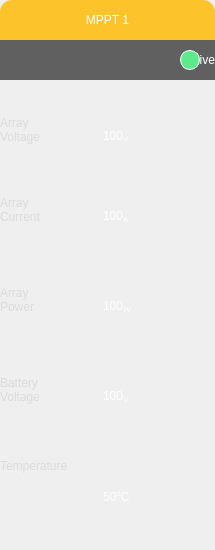
      <widget class="QWidget" name="mppt1" native="true">
       <property name="sizePolicy">
        <sizepolicy hsizetype="Fixed" vsizetype="Fixed">
         <horstretch>0</horstretch>
         <verstretch>0</verstretch>
        </sizepolicy>
       </property>
       <property name="minimumSize">
        <size>
         <width>215</width>
         <height>550</height>
        </size>
       </property>
       <property name="maximumSize">
        <size>
         <width>215</width>
         <height>550</height>
        </size>
       </property>
       <property name="styleSheet">
        <string notr="true">QWidget#mppt1{
border-radius:12px;
background-color:rgba(45, 45, 45,150);
}</string>
       </property>
       <widget class="QLabel" name="mppt1Header">
        <property name="geometry">
         <rect>
          <x>0</x>
          <y>0</y>
          <width>215</width>
          <height>40</height>
         </rect>
        </property>
        <property name="sizePolicy">
         <sizepolicy hsizetype="Fixed" vsizetype="Fixed">
          <horstretch>0</horstretch>
          <verstretch>0</verstretch>
         </sizepolicy>
        </property>
        <property name="minimumSize">
         <size>
          <width>215</width>
          <height>40</height>
         </size>
        </property>
        <property name="maximumSize">
         <size>
          <width>215</width>
          <height>40</height>
         </size>
        </property>
        <property name="styleSheet">
         <string notr="true">QLabel#mppt1Header{
font: 20pt &quot;Arial&quot;;
color:white;
border-top-left-radius:12px;
border-top-right-radius:12px;
background-color:rgba(255, 187, 0, 210);
}</string>
        </property>
        <property name="text">
         <string>MPPT 1</string>
        </property>
        <property name="alignment">
         <set>Qt::AlignCenter</set>
        </property>
       </widget>
       <widget class="QLabel" name="mppt1AliveLabel">
        <property name="geometry">
         <rect>
          <x>0</x>
          <y>40</y>
          <width>215</width>
          <height>40</height>
         </rect>
        </property>
        <property name="sizePolicy">
         <sizepolicy hsizetype="Fixed" vsizetype="Fixed">
          <horstretch>0</horstretch>
          <verstretch>0</verstretch>
         </sizepolicy>
        </property>
        <property name="minimumSize">
         <size>
          <width>215</width>
          <height>40</height>
         </size>
        </property>
        <property name="maximumSize">
         <size>
          <width>215</width>
          <height>40</height>
         </size>
        </property>
        <property name="styleSheet">
         <string notr="true">QLabel#mppt1AliveLabel{
font: 18pt &quot;Arial&quot;;
color:white;
background-color:rgba(56, 56, 56, 200);
}</string>
        </property>
        <property name="text">
         <string>Alive</string>
        </property>
        <property name="alignment">
         <set>Qt::AlignRight|Qt::AlignTrailing|Qt::AlignVCenter</set>
        </property>
        <property name="margin">
         <number>57</number>
        </property>
       </widget>
       <widget class="QLabel" name="mppt1ArrayVoltageLabel">
        <property name="geometry">
         <rect>
          <x>0</x>
          <y>90</y>
          <width>101</width>
          <height>80</height>
         </rect>
        </property>
        <property name="sizePolicy">
         <sizepolicy hsizetype="Fixed" vsizetype="Fixed">
          <horstretch>0</horstretch>
          <verstretch>0</verstretch>
         </sizepolicy>
        </property>
        <property name="minimumSize">
         <size>
          <width>101</width>
          <height>80</height>
         </size>
        </property>
        <property name="maximumSize">
         <size>
          <width>101</width>
          <height>80</height>
         </size>
        </property>
        <property name="styleSheet">
         <string notr="true">font:16pt &quot;Arial&quot;;
color:rgb(219, 219, 219);</string>
        </property>
        <property name="text">
         <string>Array
Voltage</string>
        </property>
        <property name="margin">
         <number>15</number>
        </property>
       </widget>
       <widget class="QLabel" name="mppt1ArrayCurrentLabel">
        <property name="geometry">
         <rect>
          <x>0</x>
          <y>170</y>
          <width>101</width>
          <height>80</height>
         </rect>
        </property>
        <property name="sizePolicy">
         <sizepolicy hsizetype="Fixed" vsizetype="Fixed">
          <horstretch>0</horstretch>
          <verstretch>0</verstretch>
         </sizepolicy>
        </property>
        <property name="minimumSize">
         <size>
          <width>101</width>
          <height>80</height>
         </size>
        </property>
        <property name="maximumSize">
         <size>
          <width>101</width>
          <height>80</height>
         </size>
        </property>
        <property name="styleSheet">
         <string notr="true">font:16pt &quot;Arial&quot;;
color:rgb(219, 219, 219);</string>
        </property>
        <property name="text">
         <string>Array
Current</string>
        </property>
        <property name="margin">
         <number>15</number>
        </property>
       </widget>
       <widget class="QLabel" name="mppt1ArrayPowerLabel">
        <property name="geometry">
         <rect>
          <x>0</x>
          <y>260</y>
          <width>101</width>
          <height>80</height>
         </rect>
        </property>
        <property name="sizePolicy">
         <sizepolicy hsizetype="Fixed" vsizetype="Fixed">
          <horstretch>0</horstretch>
          <verstretch>0</verstretch>
         </sizepolicy>
        </property>
        <property name="minimumSize">
         <size>
          <width>101</width>
          <height>80</height>
         </size>
        </property>
        <property name="maximumSize">
         <size>
          <width>101</width>
          <height>80</height>
         </size>
        </property>
        <property name="styleSheet">
         <string notr="true">font:16pt &quot;Arial&quot;;
color:rgb(219, 219, 219);</string>
        </property>
        <property name="text">
         <string>Array
Power</string>
        </property>
        <property name="margin">
         <number>15</number>
        </property>
       </widget>
       <widget class="QLabel" name="mppt1BatteryVoltageLabel">
        <property name="geometry">
         <rect>
          <x>0</x>
          <y>350</y>
          <width>101</width>
          <height>80</height>
         </rect>
        </property>
        <property name="sizePolicy">
         <sizepolicy hsizetype="Fixed" vsizetype="Fixed">
          <horstretch>0</horstretch>
          <verstretch>0</verstretch>
         </sizepolicy>
        </property>
        <property name="minimumSize">
         <size>
          <width>101</width>
          <height>80</height>
         </size>
        </property>
        <property name="maximumSize">
         <size>
          <width>101</width>
          <height>80</height>
         </size>
        </property>
        <property name="styleSheet">
         <string notr="true">font:16pt &quot;Arial&quot;;
color:rgb(219, 219, 219);</string>
        </property>
        <property name="text">
         <string>Battery
Voltage</string>
        </property>
        <property name="margin">
         <number>15</number>
        </property>
       </widget>
       <widget class="QLabel" name="mppt1TemperatureLabel">
        <property name="geometry">
         <rect>
          <x>0</x>
          <y>410</y>
          <width>150</width>
          <height>111</height>
         </rect>
        </property>
        <property name="minimumSize">
         <size>
          <width>150</width>
          <height>0</height>
         </size>
        </property>
        <property name="maximumSize">
         <size>
          <width>150</width>
          <height>16777215</height>
         </size>
        </property>
        <property name="styleSheet">
         <string notr="true">font:16pt &quot;Arial&quot;;
color:rgb(219, 219, 219);</string>
        </property>
        <property name="text">
         <string>Temperature</string>
        </property>
        <property name="margin">
         <number>15</number>
        </property>
       </widget>
       <widget class="QLabel" name="mppt1ArrayVoltage">
        <property name="geometry">
         <rect>
          <x>100</x>
          <y>100</y>
          <width>110</width>
          <height>80</height>
         </rect>
        </property>
        <property name="sizePolicy">
         <sizepolicy hsizetype="Fixed" vsizetype="Fixed">
          <horstretch>0</horstretch>
          <verstretch>0</verstretch>
         </sizepolicy>
        </property>
        <property name="minimumSize">
         <size>
          <width>110</width>
          <height>80</height>
         </size>
        </property>
        <property name="maximumSize">
         <size>
          <width>110</width>
          <height>80</height>
         </size>
        </property>
        <property name="styleSheet">
         <string notr="true">font:26pt &quot;Arial&quot;;
margin-bottom:7px;
color:white;</string>
        </property>
        <property name="text">
         <string>100&lt;sub&gt;V&lt;/Sub&gt;</string>
        </property>
        <property name="textFormat">
         <enum>Qt::AutoText</enum>
        </property>
        <property name="alignment">
         <set>Qt::AlignLeading|Qt::AlignLeft|Qt::AlignVCenter</set>
        </property>
        <property name="margin">
         <number>10</number>
        </property>
       </widget>
       <widget class="QLabel" name="mppt1ArrayCurrent">
        <property name="geometry">
         <rect>
          <x>100</x>
          <y>180</y>
          <width>110</width>
          <height>80</height>
         </rect>
        </property>
        <property name="sizePolicy">
         <sizepolicy hsizetype="Fixed" vsizetype="Fixed">
          <horstretch>0</horstretch>
          <verstretch>0</verstretch>
         </sizepolicy>
        </property>
        <property name="minimumSize">
         <size>
          <width>110</width>
          <height>80</height>
         </size>
        </property>
        <property name="maximumSize">
         <size>
          <width>110</width>
          <height>80</height>
         </size>
        </property>
        <property name="styleSheet">
         <string notr="true">font:26pt &quot;Arial&quot;;
margin-bottom:7px;
color:white;</string>
        </property>
        <property name="text">
         <string>100&lt;sub&gt;A&lt;/sub&gt;</string>
        </property>
        <property name="textFormat">
         <enum>Qt::AutoText</enum>
        </property>
        <property name="alignment">
         <set>Qt::AlignLeading|Qt::AlignLeft|Qt::AlignVCenter</set>
        </property>
        <property name="margin">
         <number>10</number>
        </property>
       </widget>
       <widget class="QLabel" name="mppt1ArrayPower">
        <property name="geometry">
         <rect>
          <x>100</x>
          <y>270</y>
          <width>120</width>
          <height>80</height>
         </rect>
        </property>
        <property name="sizePolicy">
         <sizepolicy hsizetype="Fixed" vsizetype="Fixed">
          <horstretch>0</horstretch>
          <verstretch>0</verstretch>
         </sizepolicy>
        </property>
        <property name="minimumSize">
         <size>
          <width>120</width>
          <height>80</height>
         </size>
        </property>
        <property name="maximumSize">
         <size>
          <width>120</width>
          <height>80</height>
         </size>
        </property>
        <property name="styleSheet">
         <string notr="true">font:26pt &quot;Arial&quot;;
margin-bottom:7px;
color:white;</string>
        </property>
        <property name="text">
         <string>100&lt;sub&gt;W&lt;/sub&gt;</string>
        </property>
        <property name="textFormat">
         <enum>Qt::AutoText</enum>
        </property>
        <property name="alignment">
         <set>Qt::AlignLeading|Qt::AlignLeft|Qt::AlignVCenter</set>
        </property>
        <property name="margin">
         <number>10</number>
        </property>
       </widget>
       <widget class="QLabel" name="mppt1BatteryVoltage">
        <property name="geometry">
         <rect>
          <x>100</x>
          <y>360</y>
          <width>110</width>
          <height>80</height>
         </rect>
        </property>
        <property name="sizePolicy">
         <sizepolicy hsizetype="Fixed" vsizetype="Fixed">
          <horstretch>0</horstretch>
          <verstretch>0</verstretch>
         </sizepolicy>
        </property>
        <property name="minimumSize">
         <size>
          <width>110</width>
          <height>80</height>
         </size>
        </property>
        <property name="maximumSize">
         <size>
          <width>110</width>
          <height>80</height>
         </size>
        </property>
        <property name="styleSheet">
         <string notr="true">font:26pt &quot;Arial&quot;;
margin-bottom:7px;
color:white;</string>
        </property>
        <property name="text">
         <string>100&lt;sub&gt;V&lt;/sub&gt;</string>
        </property>
        <property name="textFormat">
         <enum>Qt::AutoText</enum>
        </property>
        <property name="alignment">
         <set>Qt::AlignLeading|Qt::AlignLeft|Qt::AlignVCenter</set>
        </property>
        <property name="margin">
         <number>10</number>
        </property>
       </widget>
       <widget class="QLabel" name="mppt1Temperature">
        <property name="geometry">
         <rect>
          <x>100</x>
          <y>460</y>
          <width>130</width>
          <height>81</height>
         </rect>
        </property>
        <property name="minimumSize">
         <size>
          <width>130</width>
          <height>0</height>
         </size>
        </property>
        <property name="maximumSize">
         <size>
          <width>130</width>
          <height>16777215</height>
         </size>
        </property>
        <property name="styleSheet">
         <string notr="true">font:26pt &quot;Arial&quot;;
margin-bottom:7px;
color:white;</string>
        </property>
        <property name="text">
         <string>50&lt;sup&gt;o&lt;/sup&gt;C</string>
        </property>
        <property name="margin">
         <number>10</number>
        </property>
       </widget>
       <widget class="QWidget" name="mppt1AliveIndicator" native="true">
        <property name="geometry">
         <rect>
          <x>180</x>
          <y>50</y>
          <width>20</width>
          <height>20</height>
         </rect>
        </property>
        <property name="sizePolicy">
         <sizepolicy hsizetype="Fixed" vsizetype="Fixed">
          <horstretch>0</horstretch>
          <verstretch>0</verstretch>
         </sizepolicy>
        </property>
        <property name="minimumSize">
         <size>
          <width>20</width>
          <height>20</height>
         </size>
        </property>
        <property name="maximumSize">
         <size>
          <width>20</width>
          <height>20</height>
         </size>
        </property>
        <property name="styleSheet">
         <string notr="true">background-color:rgb(93, 234, 140);
border-radius:10px;
border: 1px solid white;</string>
        </property>
       </widget>
      </widget>
